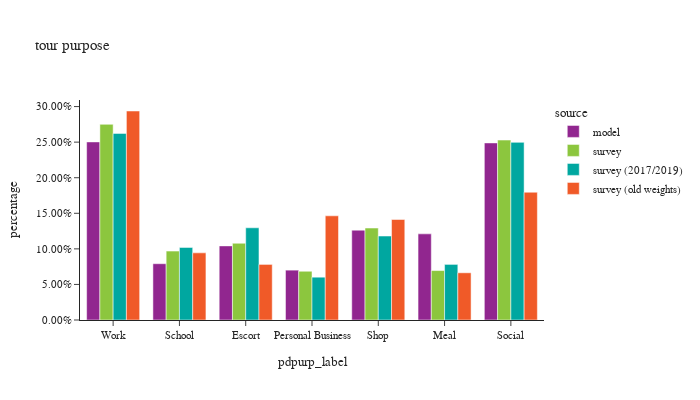

Source (notebook cell):
### Markdown cell above
## percent of tours by purpose

### Code cell
df_plot = df_tour.groupby(['source','pdpurp_label'])['toexpfac'].sum().reset_index()
df_plot['percentage'] = df_plot.groupby(['source'], group_keys=False)['toexpfac']. \
    apply(lambda x: x / float(x.sum()))
# df_plot
df_plot_ct = df_tour.groupby(['source','pdpurp_label'])['toexpfac'].count().reset_index(). \
    rename(columns={'toexpfac':'sample count'})
df_plot = df_plot.merge(df_plot_ct, on=['source','pdpurp_label'])

fig = px.bar(df_plot.sort_values(by=['source']), x="pdpurp_label", y="percentage", color="source",
             barmode="group",hover_data=['sample count'],title="tour purpose")
fig.update_layout(height=400, width=700, font=dict(size=11),
                  yaxis=dict(tickformat=".2%"))
fig.show()

### Figure 1 — Plotly figure (JSON) as saved in the notebook; plotly's stock layout.template omitted (floating-point values rounded to 4 significant figures)
{"data": [{"alignmentgroup": "True", "customdata": [[754892], [238611], [314205], [211382], [380873], [365104], [750613]], "hovertemplate": "source=model<br>pdpurp_label=%{x}<br>percentage=%{y}<br>sample count=%{customdata[0]}<extra></extra>", "legendgroup": "model", "marker": {"color": "#91268F", "pattern": {"shape": ""}}, "name": "model", "offsetgroup": "model", "orientation": "v", "showlegend": true, "textposition": "auto", "type": "bar", "x": ["Work", "School", "Escort", "Personal Business", "Shop", "Meal", "Social"], "xaxis": "x", "y": [0.2503, 0.07912, 0.1042, 0.07009, 0.1263, 0.1211, 0.2489], "yaxis": "y"}, {"alignmentgroup": "True", "customdata": [[918], [1504], [859], [3184], [655], [2658], [779]], "hovertemplate": "source=survey<br>pdpurp_label=%{x}<br>percentage=%{y}<br>sample count=%{customdata[0]}<extra></extra>", "legendgroup": "survey", "marker": {"color": "#8CC63E", "pattern": {"shape": ""}}, "name": "survey", "offsetgroup": "survey", "orientation": "v", "showlegend": true, "textposition": "auto", "type": "bar", "x": ["Meal", "Shop", "Personal Business", "Social", "School", "Work", "Escort"], "xaxis": "x", "y": [0.06951, 0.1293, 0.06852, 0.2529, 0.09685, 0.275, 0.1079], "yaxis": "y"}, {"alignmentgroup": "True", "customdata": [[3001], [1403], [753], [875], [652], [2549], [885]], "hovertemplate": "source=survey (2017/2019)<br>pdpurp_label=%{x}<br>percentage=%{y}<br>sample count=%{customdata[0]}<extra></extra>", "legendgroup": "survey (2017/2019)", "marker": {"color": "#00A7A0", "pattern": {"shape": ""}}, "name": "survey (2017/2019)", "offsetgroup": "survey (2017/2019)", "orientation": "v", "showlegend": true, "textposition": "auto", "type": "bar", "x": ["Social", "Shop", "Personal Business", "Meal", "School", "Work", "Escort"], "xaxis": "x", "y": [0.2497, 0.118, 0.06017, 0.07815, 0.102, 0.2623, 0.1296], "yaxis": "y"}, {"alignmentgroup": "True", "customdata": [[2053], [8755], [1648], [1410], [2748], [2596], [4576]], "hovertemplate": "source=survey (old weights)<br>pdpurp_label=%{x}<br>percentage=%{y}<br>sample count=%{customdata[0]}<extra></extra>", "legendgroup": "survey (old weights)", "marker": {"color": "#F05A28", "pattern": {"shape": ""}}, "name": "survey (old weights)", "offsetgroup": "survey (old weights)", "orientation": "v", "showlegend": true, "textposition": "auto", "type": "bar", "x": ["Meal", "Work", "School", "Escort", "Personal Business", "Shop", "Social"], "xaxis": "x", "y": [0.06637, 0.2938, 0.09439, 0.07814, 0.1464, 0.1413, 0.1796], "yaxis": "y"}], "layout": {"barmode": "group", "font": {"size": 11}, "height": 400, "legend": {"title": {"text": "source"}, "tracegroupgap": 0}, "title": {"text": "tour purpose"}, "width": 700, "xaxis": {"anchor": "y", "domain": [0.0, 1.0], "title": {"text": "pdpurp_label"}}, "yaxis": {"anchor": "x", "domain": [0.0, 1.0], "tickformat": ".2%", "title": {"text": "percentage"}}}}
